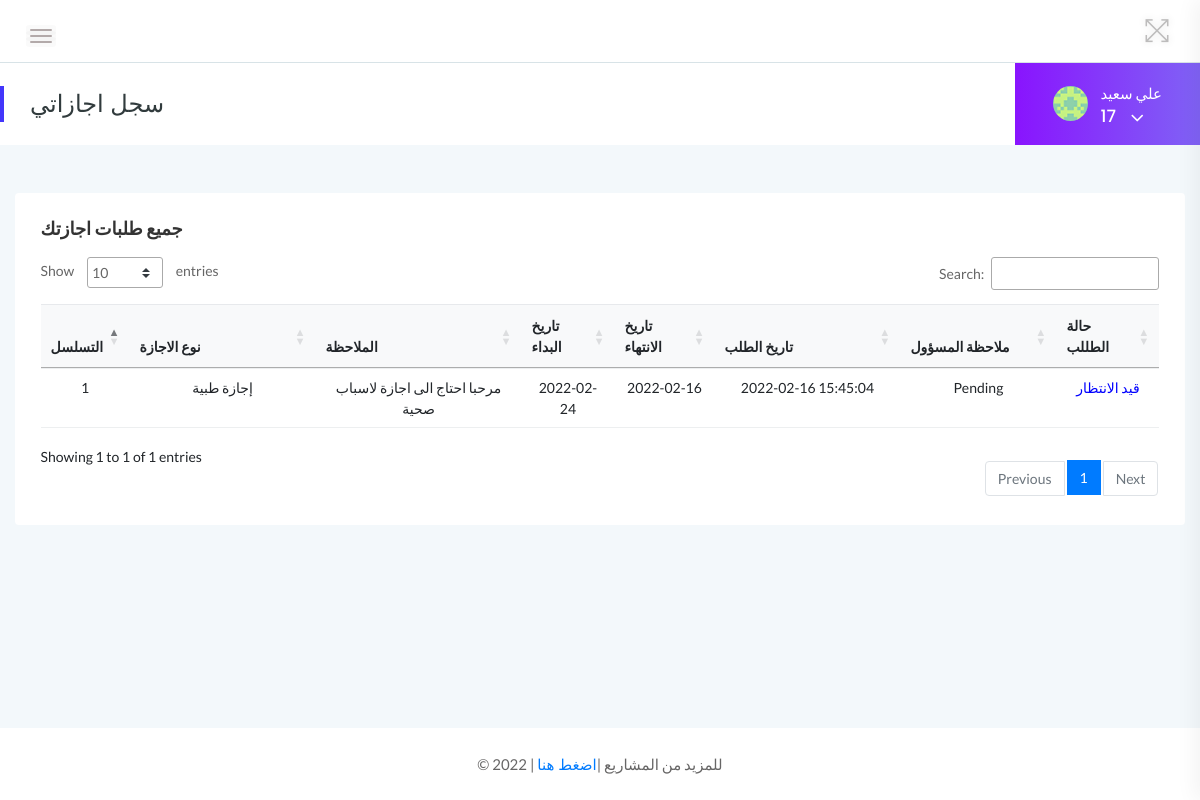
The app's page /employees/leave-history.php (signed in) with its own data.
### tables this page shows
CREATE TABLE `tblemployees` (
  `id` int(11) NOT NULL,
  `EmpId` varchar(100) NOT NULL,
  `FirstName` varchar(150) NOT NULL,
  `LastName` varchar(150) NOT NULL,
  `EmailId` varchar(200) NOT NULL,
  `Password` varchar(180) NOT NULL,
  `Gender` varchar(100) NOT NULL,
  `Dob` varchar(100) NOT NULL,
  `Department` varchar(255) NOT NULL,
  `Address` varchar(255) NOT NULL,
  `City` varchar(200) NOT NULL,
  `Country` varchar(150) NOT NULL,
  `Phonenumber` char(11) NOT NULL,
  `Status` int(1) NOT NULL,
  `RegDate` timestamp NOT NULL DEFAULT current_timestamp()
);

CREATE TABLE `tblleaves` (
  `id` int(11) NOT NULL,
  `LeaveType` varchar(110) NOT NULL,
  `ToDate` varchar(120) NOT NULL,
  `FromDate` varchar(120) NOT NULL,
  `Description` mediumtext NOT NULL,
  `PostingDate` timestamp NOT NULL DEFAULT current_timestamp(),
  `AdminRemark` mediumtext DEFAULT NULL,
  `AdminRemarkDate` varchar(120) DEFAULT NULL,
  `Status` int(1) NOT NULL,
  `IsRead` int(1) NOT NULL,
  `empid` int(11) DEFAULT NULL
);

### employees/leave-history.php (the view, shortened to what this page needs)
<?php
    include('includes/dbconn.php');
    if(strlen($_SESSION['emplogin'])==0){
    header('location:../index.php');
    }   else    {
 ?>
<!doctype html>
<html class="no-js" lang="en">
<head>
    <link rel="stylesheet" href="../assets/css/bootstrap.min.css">
    <link rel="stylesheet" href="../assets/css/font-awesome.min.css">
    <link rel="stylesheet" href="../assets/css/themify-icons.css">
    <link rel="stylesheet" href="../assets/css/metisMenu.css">
    <link rel="stylesheet" href="../assets/css/owl.carousel.min.css">
    <link rel="stylesheet" href="../assets/css/slicknav.min.css">
    <link rel="stylesheet" href="https://www.amcharts.com/lib/3/plugins/export/export.css" type="text/css" media="all" />
    <link rel="stylesheet" type="text/css" href="https://cdn.datatables.net/1.10.19/css/jquery.dataTables.css">
    <link rel="stylesheet" type="text/css" href="https://cdn.datatables.net/1.10.18/css/dataTables.bootstrap4.min.css">
    <link rel="stylesheet" type="text/css" href="https://cdn.datatables.net/responsive/2.2.3/css/responsive.bootstrap.min.css">
    <link rel="stylesheet" type="text/css" href="https://cdn.datatables.net/responsive/2.2.3/css/responsive.jqueryui.min.css">
    <link rel="stylesheet" href="../assets/css/typography.css">
    <link rel="stylesheet" href="../assets/css/default-css.css">
    <link rel="stylesheet" href="../assets/css/styles.css">
    <link rel="stylesheet" href="../assets/css/responsive.css">
</head>
<body>
    <div class="page-container">
        <div class="main-content">
            <div class="header-area">
                <div class="row align-items-center">
                    <div class="col-md-6 col-sm-8 clearfix">
                        <div class="nav-btn pull-left">
                            <span></span>
                            <span></span>
                            <span></span>
                        </div>
                    </div>
                    <div class="col-md-6 col-sm-4 clearfix">
                        <ul class="notification-area pull-right">
                            <li id="full-view"><i class="ti-fullscreen"></i></li>
                        </ul>
                    </div>
                </div>
            </div>
            <div class="page-title-area">
                <div class="row align-items-center">
                    <div class="col-sm-6">
                        <div class="breadcrumbs-area clearfix">
                            <h4 class="page-title pull-left">سجل اجازاتي</h4>
                        </div>
                    </div>
                    <div class="col-sm-6 clearfix">
                         <?php include '../includes/employee-profile-section.php'?>
                    </div>
                </div>
            </div>
            <div class="main-content-inner">
                <div class="row">
                    <div class="col-12 mt-5">
                        <div class="card">
                            <div class="card-body">
                                <h4 class="header-title">جميع طلبات اجازتك</h4>
                                <div class="data-tables">
                                    <table id="dataTable" class="table table-hover progress-table text-center">
                                        <thead class="bg-light text-capitalize">
                                            <tr>
                                                <th>التسلسل</th>
                                                <th width="150">نوع الاجازة</th>
                                                <th>الملاحظة</th>
                                                <th>تاريخ البداء</th>
                                                <th>تاريخ الانتهاء</th>
                                                <th width="150">تاريخ الطلب</th>
                                                <th width="120">ملاحظة المسؤول</th>
                                                <th>حالة الطللب</th>
                                            </tr>
                                        </thead>
                                        <tbody>
                                        <?php
                                        $eid=$_SESSION['eid'];
                                        $sql = "SELECT LeaveType,ToDate,FromDate,Description,PostingDate,AdminRemarkDate,AdminRemark,Status from tblleaves where empid=:eid";
                                        $query = $dbh -> prepare($sql);
                                        $query->bindParam(':eid',$eid,PDO::PARAM_STR);
                                        $query->execute();
                                        $results=$query->fetchAll(PDO::FETCH_OBJ);
                                        $cnt=1;
                                        if($query->rowCount() > 0){
                                        foreach($results as $result)
                                        {  ?>
                                            <tr>
                                            <td> <?php echo htmlentities($cnt);?></td>
                                            <td><?php echo htmlentities($result->LeaveType);?></td>
                                            <td><?php echo htmlentities($result->Description);?></td>
                                            <td><?php echo htmlentities($result->FromDate);?></td>
                                            <td><?php echo htmlentities($result->ToDate);?></td>
                                            <td><?php echo htmlentities($result->PostingDate);?></td>
                                            <td><?php if($result->AdminRemark=="")
                                            {
                                            echo htmlentities('Pending');
                                            } else {
                                            echo htmlentities(($result->AdminRemark)." "."at"." ".$result->AdminRemarkDate);
                                            }
                                            ?>
                                            </td>
                                            <td> <?php $stats=$result->Status;
                                                if($stats==1){
                                             ?>
                                                 <span style="color: green">تم الموافقة</span>
                                                 <?php } if($stats==2)  { ?>
                                                <span style="color: red">مرفوض</span>
                                                 <?php } if($stats==0)  { ?>
                                                <span style="color: blue">قيد الانتظار</span>
                                                <?php } ?>
                                             </td>
                                        </tr>
                                         <?php $cnt++;} }?>
                                        </tbody>
                                    </table>
                                </div>
                            </div>
                        </div>
                    </div>
                </div>
            </div>
        </div>
        <?php include '../includes/footer.php' ?>
    </div>
</body>
</html>
<?php } ?>

### includes/logged.php (shortened to what this page needs)
<?php
    include '../includes/dbconn.php';
    $eid=$_SESSION['eid'];
    $sql = "SELECT FirstName,LastName,EmpId from  tblemployees where id=:eid";
    $query = $dbh -> prepare($sql);
    $query->bindParam(':eid',$eid,PDO::PARAM_STR);
    $query->execute();
    $results=$query->fetchAll(PDO::FETCH_OBJ);
    if($query->rowCount() > 0){
        foreach($results as $result)
    {    ?>
        <p style="color:white;"><?php echo htmlentities($result->FirstName." ".$result->LastName);?></p>
        <span><?php echo htmlentities($result->EmpId)?></span>
<?php }
    }
?>

### assets/css/styles.css (style rules this page uses)
.page-container { width: 100%; height: 100%; min-height: 100vh; padding-left: 280px; -webkit-transition: padding-left 0.3s ease 0s; transition: padding-left 0.3s ease 0s; }
.sbar_collapsed.page-container { padding-left: 0; }
.card { border: none; border-radius: 4px; background-color: #fff; -webkit-transition: all 0.3s ease 0s; transition: all 0.3s ease 0s; }
.card-body { padding: 25.6px; padding: 1.6rem; }
.main-content { width: 100%; background: #f3f8fb; }
.main-content-inner { padding: 0 30px 50px; }
.header-area { padding: 15px 30px; background: #fff; border-bottom: 1px solid #d8e3e7; }
.nav-btn { margin: 10px 30px 0 0; cursor: pointer; }
.nav-btn span { display: block; width: 22px; height: 2px; background: #b3aaaa; margin: 4px 0; border-radius: 15px; -webkit-transition: all 0.3s ease 0s; transition: all 0.3s ease 0s; box-shadow: 0 0 0 4px rgba(99, 96, 96, 0.03); }
.nav-btn span:nth-child(2) { opacity: 0; }
.nav-btn span:first-child { -webkit-transform: rotate(45deg) translate(5px, 5px); transform: rotate(45deg) translate(5px, 5px); }
.nav-btn span:last-child { -webkit-transform: rotate(-45deg) translate(3px, -3px); transform: rotate(-45deg) translate(3px, -3px); }
.sbar_collapsed .nav-btn span { transform: none; opacity: 1; }
.notification-area { -webkit-user-select: none; -moz-user-select: none; -ms-user-select: none; user-select: none; position: relative; z-index: 1; }
.notification-area li { display: inline-block; margin-left: 20px; cursor: pointer; -webkit-user-select: none; -moz-user-select: none; -ms-user-select: none; user-select: none; }
.notification-area li > i { font-size: 26px; color: #bdbcbc; vertical-align: middle; text-shadow: 0 0 8px rgba(0, 0, 0, 0.12); -webkit-transition: color 0.3s ease 0s; transition: color 0.3s ease 0s; }
.notification-area li#full-view { display: inline-block; }
.page-title-area { padding: 0 30px; background: #fff; position: relative; }
.page-title-area:before { content: ""; position: absolute; left: 0; top: 50%; width: 4px; height: 36px; background: var(--primary-color); -webkit-transform: translateY(-50%); transform: translateY(-50%); }
.page-title { font-size: 24px; font-weight: 300; color: #313b3d; letter-spacing: 0; margin-right: 30px; }
.header-title { font-family: "Lato", sans-serif; font-size: 18px; font-weight: 600; letter-spacing: 0; color: #333; text-transform: capitalize; margin-bottom: 17px; }
table tr th { border-bottom: none; }
table tr th, table tr td { border-top: 1px solid rgba(120, 130, 140, 0.13) !important; }
table.dataTable.no-footer { border-bottom: 1px solid rgba(120, 130, 140, 0.13) !important; }
table.dataTable thead th, table.dataTable thead td { border-bottom-color: transparent; }

### records on screen
tblemployees: FirstName+LastName "علي سعيد", EmpId "17"
tblleaves: LeaveType "إجازة طبية", Description "مرحبا احتاج الى اجازة لاسباب صحية", FromDate "2022-02-24", ToDate "2022-02-16", PostingDate "2022-02-16 15:45:04", Status "قيد الانتظار"
